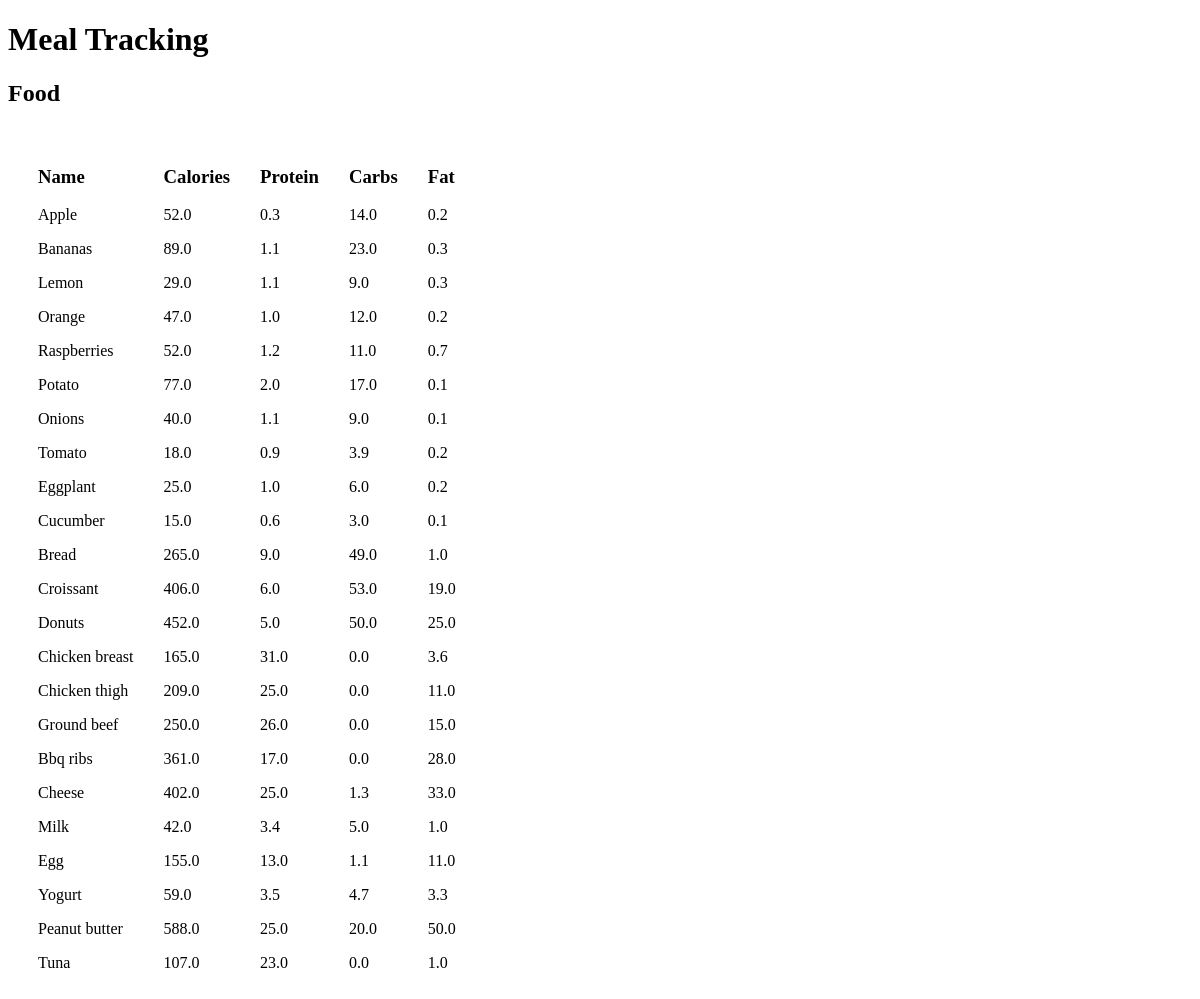
The app's page /food with its own data.
### models.py (models this page shows, shortened)
class Food(db.Model):
    id = mapped_column(Integer, primary_key=True)
    name = mapped_column(String(200), nullable=False, unique=True)
    calories = mapped_column(Float, nullable=False)
    protein = mapped_column(Float, nullable=False)
    carbs = mapped_column(Float, nullable=False)
    fat = mapped_column(Float, nullable=False)

### app.py (the view)
@app.route("/food")
def food_list():
    statement = select(Food).order_by(Food.id)
    records = db.session.execute(statement)
    data = records.scalars().all()
    return render_template("food.html", food = data)

### templates/food.html
{% extends "base.html" %}
{% block content %}
<h2>Food</h2>
<div class="data_table">
    <div>
        <h3>Name</h3>
        {% for each in food %}
            <p>{{ each.name }}</p>
        {% endfor %}
    </div>
    <div>
        <h3>Calories</h3>
        {% for each in food %}
            <p>{{ each.calories }}</p>
        {% endfor %}
    </div>
    <div>
        <h3>Protein</h3>
        {% for each in food %}
            <p>{{ each.protein }}</p>
        {% endfor %}
    </div>
    <div>
        <h3>Carbs</h3>
        {% for each in food %}
            <p>{{ each.carbs }}</p>
        {% endfor %}
    </div>
    <div>
        <h3>Fat</h3>
        {% for each in food %}
            <p>{{ each.fat }}</p>
        {% endfor %}
    </div>
</div>
{% endblock %}

### static/style.css (style rules this page uses)
.data_table { display: flex; }
div { margin: 10px; padding: 5px; }

### records on screen
Food: name "Apple", calories "52.0", protein "0.3", carbs "14.0", fat "0.2"
Food: name "Bananas", calories "89.0", protein "1.1", carbs "23.0", fat "0.3"
Food: name "Lemon", calories "29.0", protein "1.1", carbs "9.0", fat "0.3"
Food: name "Orange", calories "47.0", protein "1.0", carbs "12.0", fat "0.2"
Food: name "Raspberries", calories "52.0", protein "1.2", carbs "11.0", fat "0.7"
Food: name "Potato", calories "77.0", protein "2.0", carbs "17.0", fat "0.1"
Food: name "Onions", calories "40.0", protein "1.1", carbs "9.0", fat "0.1"
Food: name "Tomato", calories "18.0", protein "0.9", carbs "3.9", fat "0.2"
Food: name "Eggplant", calories "25.0", protein "1.0", carbs "6.0", fat "0.2"
Food: name "Cucumber", calories "15.0", protein "0.6", carbs "3.0", fat "0.1"
Food: name "Bread", calories "265.0", protein "9.0", carbs "49.0", fat "1.0"
Food: name "Croissant", calories "406.0", protein "6.0", carbs "53.0", fat "19.0"
Food: name "Donuts", calories "452.0", protein "5.0", carbs "50.0", fat "25.0"
Food: name "Chicken breast", calories "165.0", protein "31.0", carbs "0.0", fat "3.6"
Food: name "Chicken thigh", calories "209.0", protein "25.0", carbs "0.0", fat "11.0"
Food: name "Ground beef", calories "250.0", protein "26.0", carbs "0.0", fat "15.0"
Food: name "Bbq ribs", calories "361.0", protein "17.0", carbs "0.0", fat "28.0"
Food: name "Cheese", calories "402.0", protein "25.0", carbs "1.3", fat "33.0"
Food: name "Milk", calories "42.0", protein "3.4", carbs "5.0", fat "1.0"
Food: name "Egg", calories "155.0", protein "13.0", carbs "1.1", fat "11.0"
Food: name "Yogurt", calories "59.0", protein "3.5", carbs "4.7", fat "3.3"
Food: name "Peanut butter", calories "588.0", protein "25.0", carbs "20.0", fat "50.0"
Food: name "Tuna", calories "107.0", protein "23.0", carbs "0.0", fat "1.0"
